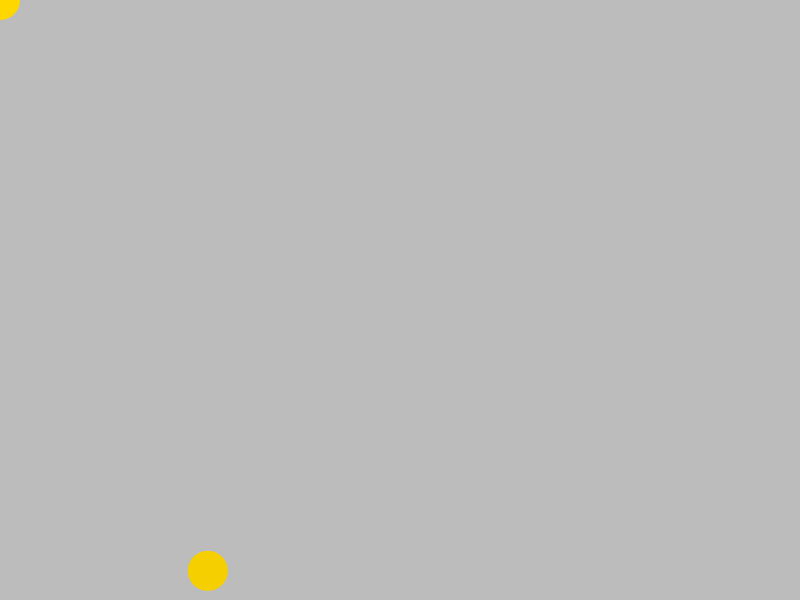
Frame 1 (no input)
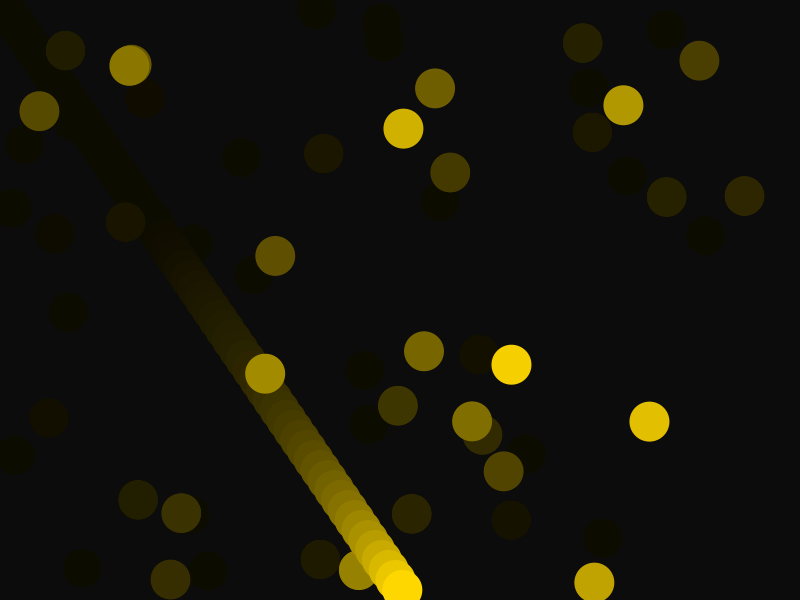
Frame 60 (the mouse pressed at the canvas centre just before this capture)
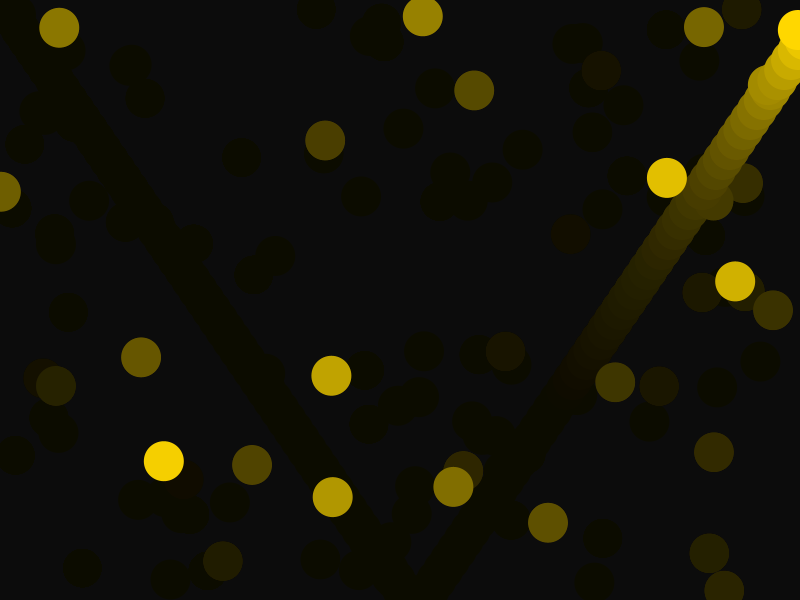
Frame 120 (the mouse held since frame 60 and released just before this capture)

The Processing sketch that drew these frames (run headless with seeded random() and noise(); from frame 60 on, the mouse is pressed at the canvas centre):

// Processing sketch: Day_4_random_cirlces
// ── Day_4_random_cirlces.pde
float _cx = 0.0;
float _cy = 0.0;  //my own personal variable. Can use instead of typing the number.
float _cdx = random(1,10);
float _cdy = 10;

void setup()
{
  size(800,600);
}

void draw() //if tjehere is no _cx or _cy in the code, just put all functions directly in here.
{
  drawCircle(random(width),random(height));
  drawCircle(_cx,_cy);
  _cx = update(_cx,_cdx);
  _cy = update(_cy,_cdy);
  _cdx = check(_cx,_cdx,0,width);
  _cdy = check(_cy, _cdy,0,height);
 
}

float update(float value, float increment)
{
  
  return(value + increment);
  
}

float check(float value, float delta, float lower_limit, float upper_limit)
{
  if(value > upper_limit || value < lower_limit)
  {
  
    return(delta * (-1));
  }
  return(delta);
}

void drawCircle(float x, float y) //must have a _cx and a _cy for this method of function making to work.
{
   noStroke();
  fill(0,0,0,10); //fill above the shape
  rect(0,0,width,height);
  fill(255,215,0);
  circle(x,y,40); //drawing the circle
}

/*
reuse the sam function to more easily create multiple copies of a similar cirlce
() imply that it is a function. This method requires the float x and float y variables
*/




 
/*
stay strong
*/
